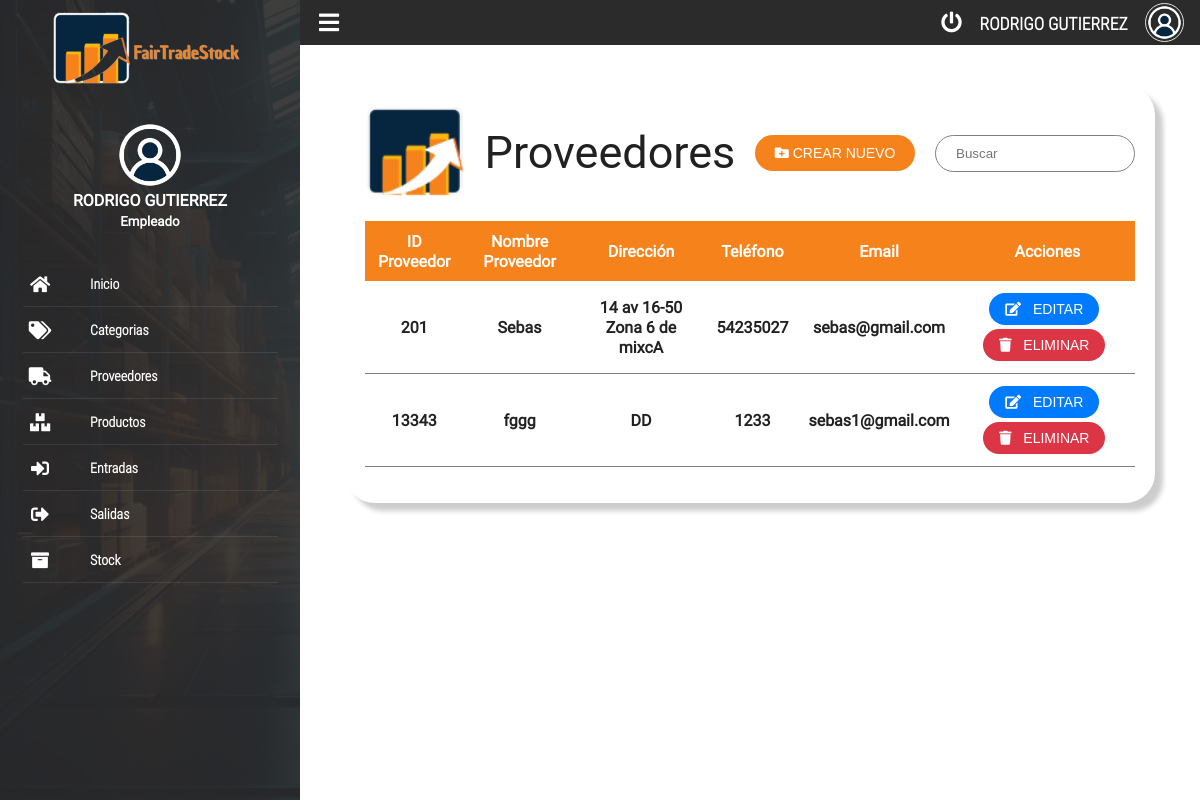
/?p=proveedores, run on the app's committed database.
### tables this page shows
CREATE TABLE `proveedores` (
  `id_proveedor` int(11) NOT NULL,
  `nombre` varchar(255) DEFAULT NULL,
  `direccion` varchar(255) DEFAULT NULL,
  `telefono` varchar(15) DEFAULT NULL,
  `email` varchar(255) DEFAULT NULL
);

### obtener_proveedores.php (the view, shortened to what this page needs)
<?php
include 'conexion.php';
$sql = "SELECT * FROM proveedores";
$result = $conn->query($sql);
if ($result->num_rows > 0) {
    while ($row = $result->fetch_assoc()) {
        echo "<tr>";
        echo "<td>" . htmlspecialchars($row["id_proveedor"]) . "</td>";
        echo "<td>" . htmlspecialchars($row["nombre"]) . "</td>";
        echo "<td>" . htmlspecialchars($row["direccion"]) . "</td>";
        echo "<td>" . htmlspecialchars($row["telefono"]) . "</td>";
        echo "<td>" . htmlspecialchars($row["email"]) . "</td>";
        echo '<td>
                <button class="editButton s-button" data-id="' . htmlspecialchars($row["id_proveedor"]) . '"><i class="fas fa-edit"></i> Editar</button>
                <button class="deleteButton s-button" data-id="' . htmlspecialchars($row["id_proveedor"]) . '"><i class="fas fa-trash"></i> Eliminar</button>
              </td>';
        echo "</tr>";
    }
} else {
    echo "<tr><td colspan='6'>No hay proveedores registrados</td></tr>";
}
?>

### css/styles.css (style rules this page uses)
* { margin: 0; padding: 0; box-sizing: border-box; }
body { justify-content: center; align-items: center; min-height: 100vh; font-family: 'Raleway', sans-serif; background-color: white; }
button { outline: none; border: none; background-color: #F5821A; color: #ffffff; padding: 10px 20px; border-radius: 20px; text-transform: uppercase; font-size: 14px; cursor: pointer; transition: background-color 0.3s ease; }
tbody tr td { padding: 10px; text-align: center; border-bottom: 1px solid gray; }
.s-button { font-size: 14px; padding: 10px 20px; border-radius: 20px; background-color: #F5821A; color: #ffffff; border: none; outline: none; text-transform: uppercase; cursor: pointer; transition: background-color 0.3s ease; margin: 2px; }
.s-button { outline: none; border: none; background-color: #007bff; color: #ffffff; padding: 8px 16px; border-radius: 20px; text-transform: uppercase; font-size: 14px; cursor: pointer; transition: background-color 0.3s ease; margin-right: 8px; }
.s-button i { margin-right: 8px; }
.s-button.deleteButton { background-color: #dc3545; }

### css/main.css (style rules this page uses)
:root { --color-text: #3F51B5; --primary-color: #2B2B2C; --acent-color: #DB763B; }
html, body { width: 100%; height: 100%; margin: 0; padding: 0; font-size: 16px; font-family: "RobotoRegular"; position: relative; background-color: #fff; }

### data on the page
proveedores: id_proveedor "201", nombre "Sebas", direccion "14 av 16-50 Zona 6 de mixcA", telefono "54235027", email "sebas@gmail.com"
proveedores: id_proveedor "13343", nombre "fggg", direccion "DD", telefono "1233", email "sebas1@gmail.com"
